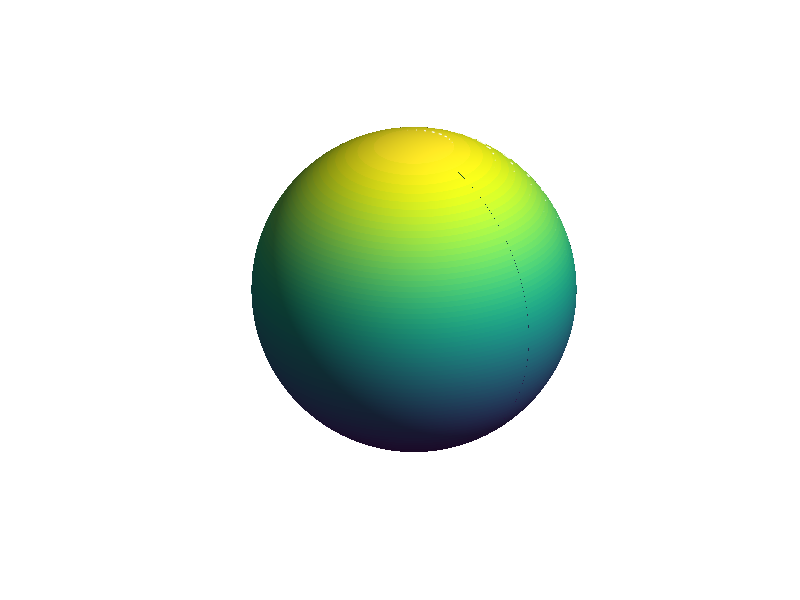

Write MATLAB code to recreate this figure. (Note: this script raises an error after producing the figure.)
function shallow_water_cyclone_demo_with_diagnostics()
    % SHALLOW_WATER_CYCLONE_DEMO_WITH_DIAGNOSTICS
    %
    % This code solves a shallow-water "cyclone" system on a sphere, with
    % the option to turn OFF non-conservative forcing/damping for validation
    % of approximate conservation of mass, energy, enstrophy, and angular momentum.
    %
    % To VALIDATE (and check conservation):
    %  - Set validation_mode = true, which zeroes out friction, forcing, etc.
    %  - Then the shallow-water equations are almost ideal/inviscid.
    %  - Check mass, energy, enstrophy, momentum plots after the run.

    clc; clear;

    %% USER OPTION: Toggle validation mode
    validation_mode = false;
    % - If true, the code turns OFF friction, solar heating Q, and height relaxation
    %   so that mass, energy, etc. are closer to being conserved.
    % - If false, runs the full code with friction, forcing, etc.

    %% === 1) Load Earth Globe (for display) ===
    [globe, lat_rad, lon_rad, x, y, z] = interactive_globe();

    %% === 2) Basic Parameters ===
    R        = 1.0;         % nondimensional Earth radius
    g        = 9.81;        % gravitational acceleration (m/s^2)
    Omega    = 7.2921e-5;   % Earth's rotation rate (s^-1)
    lat_res  = 2;           % grid resolution (degrees)
    lon_res  = 2;           % grid resolution (degrees)
    dLat     = deg2rad(lat_res);
    dLon     = deg2rad(lon_res);

    % Time parameters
    dt       = 0.000001;       % time step (nondimensional)
    nSteps   = 1000;       % number of simulation steps (make smaller for quick tests)
    skipFrame = 10;         % update display every few steps

    % Define the simulation grid
    latVec = deg2rad(-90 : lat_res : 90);
    lonVec = deg2rad(0   : lon_res : 360 - lon_res);
    [LAM, PHI] = meshgrid(lonVec, latVec);

    nLat = size(PHI,1);
    nLon = size(PHI,2);

    % Precompute trigonometric factors
    cosPHI = cos(PHI);
    sinPHI = sin(PHI);
    tanPHI = tan(PHI);

    %% === 3) Topography (Gaussian "mountain") ===
    lat0 = deg2rad(30);
    lon0 = deg2rad(90);
    b = 0.1 * exp(-((PHI - lat0).^2 + (LAM - lon0).^2) / 0.1);

    %% === 4) Balanced Cyclone Initial Conditions ===
    h0      = 1;              % background fluid depth
    delta_h = 0.05;           % maximum depression at cyclone center
    sigma   = 0.3;            % radial scale of the depression
    lat_c   = deg2rad(35);    % cyclone center latitude
    lon_c   = deg2rad(100);   % cyclone center longitude

    [u, v, h] = balanced_cyclone_initial_condition(PHI, LAM, h0, delta_h, sigma, lat_c, lon_c, Omega, g);

    %% === 5) Coriolis Parameter ===
    % Amplify slightly for visualization
    f = 2 * Omega * sinPHI * 3;

    %% === 6) Derivative Operators ===
    d_dlambda = @(A) (circshift(A, [0, -1]) - circshift(A, [0, 1])) ./ (2 * dLon);
    d_dphi    = @(A) (circshift(A, [-1, 0]) - circshift(A, [1, 0])) ./ (2 * dLat);

    %% === 7) Quiver3 Setup for Display ===
    [coarseLon, coarseLat] = meshgrid(lonVec, latVec);
    x_coarse = R * cos(coarseLat) .* cos(coarseLon);
    y_coarse = R * cos(coarseLat) .* sin(coarseLon);
    z_coarse = R * sin(coarseLat);

    figure(gcf);
    hold on;

    step_equator = 3;
    step_midlat  = 4;
    step_poles   = 8;

    eq_indices = find(abs(PHI(:,1)) < deg2rad(20));
    midlat_indices = find(abs(PHI(:,1)) >= deg2rad(20) & abs(PHI(:,1)) < deg2rad(60));
    pole_indices   = find(abs(PHI(:,1)) >= deg2rad(60));

    r_indices = sort([eq_indices(1:step_equator:end); 
                     midlat_indices(1:step_midlat:end);
                     pole_indices(1:step_poles:end)]);
    c_indices = 1:6:nLon;

    px = x_coarse(r_indices, c_indices);
    py = y_coarse(r_indices, c_indices);
    pz = z_coarse(r_indices, c_indices);

    px_orig = px;
    py_orig = py;
    pz_orig = pz;

    [wx, wy, wz] = velocity_sphere_to_cart(u, v, PHI, LAM);
    uq = wx(r_indices, c_indices);
    vq = wy(r_indices, c_indices);
    wq = wz(r_indices, c_indices);

    h_arrows = quiver3(px, py, pz, uq, vq, wq, 0.7, 'w', 'LineWidth', 0.8);

    %% === 8) Model Constants ===
    % Original code used friction, height relaxation, heating
    gamma       = 0.008;   % friction
    relax_rate  = 0.005;   % height relaxation
    sigma_lat   = deg2rad(15);
    sigma_lon   = deg2rad(15);

    if validation_mode
        % Turn off friction & forcing for approximate conservation checks
        gamma      = 0;    % no friction
        relax_rate = 0;    % no relaxation
        % We'll still define Q, but set it to zero each step below
    end

    % For arrow smoothing
    prev_uq = uq; 
    prev_vq = vq; 
    prev_wq = wq;
    smooth_factor = 0.85;

    %% === Storage for Diagnostics ===
    % We'll store total mass, total energy, enstrophy, momentum each step
    diag_mass      = zeros(nSteps, 1);
    diag_energy    = zeros(nSteps, 1);
    diag_enstrophy = zeros(nSteps, 1);
    diag_momentum  = zeros(nSteps, 1);

    % Start timer
    tStart = tic;

    %% === 9) Main Simulation Loop ===
    for it = 1:nSteps
        % Geopotential
        Phi_field = g * (h + b);

        % Momentum eq terms
        gradPhi_lambda = d_dlambda(Phi_field);
        gradPhi_phi    = d_dphi(Phi_field);

        damp_factor = 0.8;
        gradPhi_lambda = damp_factor * gradPhi_lambda;
        gradPhi_phi    = damp_factor * gradPhi_phi;

        adv_u = u .* d_dlambda(u) ./ (R * cosPHI) + v .* d_dphi(u) ./ R;
        adv_v = u .* d_dlambda(v) ./ (R * cosPHI) + v .* d_dphi(v) ./ R;

        geo_u =  u .* v .* tanPHI ./ R;
        geo_v = -u.^2 .* tanPHI ./ R;

        dudt = -adv_u - (1./(R*cosPHI)) .* gradPhi_lambda + f .* v - geo_u;
        dvdt = -adv_v - (1./R)          .* gradPhi_phi    - f .* u - geo_v;

        % friction
        dudt = dudt - gamma .* u;
        dvdt = dvdt - gamma .* v;

        % forcing
        solar_speed = 2*pi / 5000;
        solar_lon   = mod(solar_speed * it, 2*pi);
        solar_lat   = deg2rad(10) * cos(2*pi*it / 20000);

        Q_forcing = 0.0005 * exp(-(((PHI - solar_lat).^2)/sigma_lat^2 + ...
                                   ((LAM - solar_lon).^2)/sigma_lon^2));
        if validation_mode
            % Turn off Q in validation mode
            Q_forcing = 0;
        end

        % Symplectic Euler update for momentum
        u_new = u + dt .* dudt;
        v_new = v + dt .* dvdt;

        % velocity clamp
        max_speed = 0.2;
        speed = sqrt(u_new.^2 + v_new.^2);
        too_fast = speed > max_speed;
        if any(too_fast(:))
            scale_factor = max_speed ./ speed;
            u_new(too_fast) = u_new(too_fast) .* scale_factor(too_fast);
            v_new(too_fast) = v_new(too_fast) .* scale_factor(too_fast);
        end

        % Continuity (height)
        flux_lambda_new = h .* u_new .* cosPHI;
        flux_phi_new    = h .* v_new;
        dhdt_new = -(1./(R*cosPHI)) .* d_dlambda(flux_lambda_new) ...
                   - (1./R)         .* d_dphi(flux_phi_new);
        dhdt_new = dhdt_new + Q_forcing - relax_rate .* (h - h0);
        h_new = h + dt .* dhdt_new;

        % Minimal filtering
        polar_filter = abs(PHI) > deg2rad(60);
        if any(polar_filter(:))
            h_smooth = smoothdata(h_new, 'gaussian', 5);
            u_smooth = smoothdata(u_new, 'gaussian', 5);
            v_smooth = smoothdata(v_new, 'gaussian', 5);
            h_new(polar_filter) = h_smooth(polar_filter);
            u_new(polar_filter) = u_smooth(polar_filter);
            v_new(polar_filter) = v_smooth(polar_filter);
        end

        midlat_filter = abs(PHI) > deg2rad(30) & abs(PHI) <= deg2rad(60);
        if any(midlat_filter(:))
            h_smooth = smoothdata(h_new, 'gaussian', 3);
            u_smooth = smoothdata(u_new, 'gaussian', 3);
            v_smooth = smoothdata(v_new, 'gaussian', 3);
            blend = 0.2;
            h_new(midlat_filter) = blend*h_smooth(midlat_filter) + ...
                                   (1-blend)*h_new(midlat_filter);
            u_new(midlat_filter) = blend*u_smooth(midlat_filter) + ...
                                   (1-blend)*u_new(midlat_filter);
            v_new(midlat_filter) = blend*v_smooth(midlat_filter) + ...
                                   (1-blend)*v_new(midlat_filter);
        end

        % Update fields
        h = h_new;
        u = u_new;
        v = v_new;

        %% === DIAGNOSTICS: Mass, Energy, Enstrophy, Momentum ===
        diag_mass(it)      = compute_total_mass(h, PHI, dLat, dLon);
        diag_energy(it)    = compute_total_energy(h, u, v, g, PHI, dLat, dLon, b);
        diag_enstrophy(it) = compute_potential_enstrophy(h, u, v, f, PHI, dLat, dLon);
        diag_momentum(it)  = compute_angular_momentum(h, u, v, PHI, LAM, dLat, dLon);

        %% === Update Quiver Arrows ===
        [wx, wy, wz] = velocity_sphere_to_cart(u, v, PHI, LAM);
        uq = wx(r_indices, c_indices);
        vq = wy(r_indices, c_indices);
        wq = wz(r_indices, c_indices);

        % Smooth arrow velocities for display
        smooth_uq = smooth_factor * prev_uq + (1 - smooth_factor)*uq;
        smooth_vq = smooth_factor * prev_vq + (1 - smooth_factor)*vq;
        smooth_wq = smooth_factor * prev_wq + (1 - smooth_factor)*wq;
        prev_uq = smooth_uq;
        prev_vq = smooth_vq;
        prev_wq = smooth_wq;

        move_factor = 0.0001;
        px = px + move_factor * smooth_uq;
        py = py + move_factor * smooth_vq;
        pz = pz + move_factor * smooth_wq;

        % Project back on sphere
        mag = sqrt(px.^2 + py.^2 + pz.^2);
        px = px ./ mag;
        py = py ./ mag;
        pz = pz ./ mag;

        % Reset arrows that wander too far
        reset_dist = 0.4;
        for idx = 1:numel(px)
            dist_arrow = sqrt((px(idx) - px_orig(idx))^2 + ...
                              (py(idx) - py_orig(idx))^2 + ...
                              (pz(idx) - pz_orig(idx))^2);
            if dist_arrow > reset_dist
                px(idx) = px_orig(idx);
                py(idx) = py_orig(idx);
                pz(idx) = pz_orig(idx);
            end
        end

        % Periodic partial reset
        if mod(it, 200) == 0
            reset_percent = 0.03;
            num_to_reset = ceil(numel(px) * reset_percent);
            reset_indices = randperm(numel(px), num_to_reset);
            for idx = reset_indices
                px(idx) = px_orig(idx);
                py(idx) = py_orig(idx);
                pz(idx) = pz_orig(idx);
            end
        end

        if mod(it, skipFrame) == 0
            scale = 0.7;
            set(h_arrows, 'XData', px, 'YData', py, 'ZData', pz, ...
                'UData', scale*smooth_uq, 'VData', scale*smooth_vq, 'WData', scale*smooth_wq);

            sim_time = it * dt * 3600;
            real_time = toc(tStart);
            hrs_per_sec = sim_time / real_time;
            title(sprintf('Shallow-Water Cyclone Demo — t = %.1f hrs (%.1f sim hrs/sec)', ...
                          sim_time, hrs_per_sec), 'Color', 'w', 'FontSize', 14);
            drawnow limitrate;
        end
    end

    %% === AFTER SIM: Plot Diagnostics ===
    figure('Color','w');
    times = (1:nSteps)*dt;  % "model time" in nondim (could multiply by real scale for hours, etc.)

    % 1) Mass
    subplot(2,2,1);
    plot(times, diag_mass, 'LineWidth',1.5);
    xlabel('Time (nondim)'); ylabel('Total Mass');
    title('Total Mass vs. Time');
    grid on;

    % 2) Energy
    subplot(2,2,2);
    plot(times, diag_energy, 'LineWidth',1.5);
    xlabel('Time (nondim)'); ylabel('Total Energy');
    title('Total Energy vs. Time');
    grid on;

    % 3) Potential Enstrophy
    subplot(2,2,3);
    plot(times, diag_enstrophy, 'LineWidth',1.5);
    xlabel('Time (nondim)'); ylabel('Potential Enstrophy');
    title('Potential Enstrophy vs. Time');
    grid on;

    % 4) Angular Momentum
    subplot(2,2,4);
    plot(times, diag_momentum, 'LineWidth',1.5);
    xlabel('Time (nondim)'); ylabel('Angular Momentum (approx)');
    title('Angular Momentum vs. Time');
    grid on;

    sgtitle('Diagnostics: Mass, Energy, Enstrophy, Momentum','FontSize',14);

    % If friction or forcing is on, expect non-conservation in these plots.
    % If validation_mode = true, friction & forcing are off, so these should
    % be more conserved (though still not perfect due to numeric discretization).
end

%% --------------------------------------------------------------------- %%
function M = compute_total_mass(h, PHI, dLat, dLon)
    % Integrate h over the sphere with lat-lon weighting:
    % M = \int h * dA, with dA ~ cos(phi) dphi dlon.
    % Summation method: sum( h(i,j) * cosPHI(i,j) ) * dLat * dLon
    cosPHI = cos(PHI);
    area_elem = dLat * dLon; 
    M = sum(sum(h .* cosPHI)) * area_elem;
end

function E = compute_total_energy(h, u, v, g, PHI, dLat, dLon, b)
    % Kinetic + potential energy. In shallow-water:
    % E = ∫ [1/2 * h * (u^2+v^2) + g * h * (h/2 + b) ] dA
    % Some references do potential as 1/2*g*h^2 + g*h*b, etc. We’ll do:
    %   KE = 1/2 * h(u^2+v^2)
    %   PE = g * h(b + 1/2*h)
    % and integrate over sphere.
    cosPHI = cos(PHI);
    area_elem = dLat * dLon;

    KE = 0.5 * h .* (u.^2 + v.^2);
    PE = g * h .* (b + 0.5*h);

    density = KE + PE;
    E = sum(sum(density .* cosPHI)) * area_elem;
end

function Z = compute_potential_enstrophy(h, u, v, f, PHI, dLat, dLon)
    % A rough measure of potential enstrophy = ∫ (ζ + f)^2 / (2*h0) * h ...
    % or a simpler version: ∫ (ζ+f)^2 / (2*h) maybe. There's some variation
    % in definitions. We do a basic approach:
    %
    %   ζ = relative vorticity (on sphere approx).
    %   q = (ζ + f) / h => potential vorticity.
    %   "potential enstrophy" ~ ∫ q^2 * h dA
    %
    % We'll do a naive finite-diff for ζ. Real codes use more elaborate methods.
    %
    % Note: If friction, forcing, or smoothing is on, enstrophy won't be conserved.

    % Finite diff for vorticity in spherical coords (rough):
    %   ζ ~ (1/(R cosφ)) (∂v/∂λ) - (1/R) (∂(u cosφ)/∂φ) / cosφ
    % We skip some constants, or set R=1 for dimensionless. 
    % Let’s do a simpler approach:
    R = 1;  % from code
    dv_dlambda = (circshift(v, [0 -1]) - circshift(v, [0 1])) ./ (2 * dLon);
    % for the other part: we want ∂(u cosφ)/∂φ
    ucos = u .* cos(PHI);
    ducos_dphi = (circshift(ucos, [-1 0]) - circshift(ucos, [1 0])) ./ (2 * dLat);

    zeta = (1./(R.*cos(PHI))) .* dv_dlambda - (1./(R*cos(PHI))) .* (ducos_dphi);

    % Potential vorticity q = (ζ + f) / h
    q = (zeta + f) ./ h;
    % Potential enstrophy ~ ∫ q^2 * h dA
    ps_density = q.^2 .* h;

    cosPHI_ = cos(PHI);
    area_elem = dLat * dLon;
    Z = sum(sum(ps_density .* cosPHI_)) * area_elem;
end

function L = compute_angular_momentum(h, u, v, PHI, LAM, dLat, dLon)
    % Approximate global angular momentum
    %   \mathbf{L} = ∫ ρ h (r x u) dA
    % We'll just compute the magnitude in a rough way. Or do an "equatorial" approach.
    % A simpler approach: L_z ~ ∫ ρ h * (x u_y - y u_x) dA, etc.
    %
    % Here we do a direct "z-component" approximation: 
    %   Lz ~ ∫ (X * momentum in east-west direction, etc.)
    %
    % Because we have a 1-layer fluid, we do a naive version:
    %   Lz ~ ∫ h(φ,λ) * ( x * v - y * u ) dA
    % (This is reminiscent of ∫ (r × ρ v).z ) for R=1 sphere. 
    %
    % Real codes might do a 3D cross product, but let's keep it simple.

    x = cos(PHI).*cos(LAM);
    y = cos(PHI).*sin(LAM);

    % Momentum in the "z sense": x*v - y*u
    momZ = x .* v - y .* u;
    integrand = h .* momZ;

    cosPHI_ = cos(PHI);
    area_elem = dLat * dLon;
    L = sum(sum(integrand .* cosPHI_)) * area_elem;
end

%% ===================================================================== %%
function [u, v, h] = balanced_cyclone_initial_condition(PHI, LAM, h0, delta_h, sigma, lat_c, lon_c, Omega, g)
    f_c = 2 * Omega * sin(lat_c);  
    [nLat, nLon] = size(PHI);

    u = zeros(nLat, nLon);
    v = zeros(nLat, nLon);
    h = zeros(nLat, nLon);

    for i = 1:nLat
        for j = 1:nLon
            dlat = PHI(i,j) - lat_c;
            dlon = LAM(i,j) - lon_c;
            dlon = mod(dlon + pi, 2*pi) - pi;
            r = sqrt(dlat^2 + dlon^2);

            h(i,j) = h0 - delta_h * exp(-(r/sigma)^2);

            if r < 1e-6
                u(i,j) = 0; 
                v(i,j) = 0;
            else
                dhdr = (2 * delta_h / sigma^2) * r * exp(-(r/sigma)^2);
                % Gradient wind balance
                V = (-f_c * r + sqrt((f_c*r)^2 + 4*g*r*dhdr)) / 2;
                % Tangential direction in lat-lon coords
                u(i,j) = -V * (dlat / r);
                v(i,j) =  V * (dlon / r);
            end
        end
    end
end

%% ===================================================================== %%
function [globe, lat_rad, lon_rad, x, y, z] = interactive_globe(texture_path)
    lat_res = 0.1;
    lon_res = 0.1;
    lat = -90:lat_res:90;
    lon = 0:lon_res:360 - lon_res;
    [lon_rad, lat_rad] = meshgrid(deg2rad(lon), deg2rad(lat));

    R = 1;
    x = R * cos(lat_rad) .* cos(lon_rad);
    y = R * cos(lat_rad) .* sin(lon_rad);
    z = R * sin(lat_rad);

    if nargin < 1 || isempty(texture_path)
        texture_path = 'C:\\Users\\nisha\\OneDrive\\Desktop\\matlab\\intro_to_comp_sim\\Simulating Mid-Latitude Cyclones with the Shallow Water Model\\textures\\earth_reg_10k.jpg';
    end

    try
        earth_img = imread(texture_path);
        if size(earth_img, 3) == 1
            earth_img = repmat(earth_img, 1, 1, 3);
        end
        earth_img = imresize(earth_img, [length(lat), length(lon)]);

        figure('Color', 'k');
        globe = surf(x, y, z, flipud(earth_img), ...
                     'EdgeColor', 'none', ...
                     'FaceColor', 'texturemap');
    catch
        figure('Color', 'k');
        globe = surf(x, y, z, ...
                     'EdgeColor', 'none', ...
                     'FaceColor', [0.3, 0.5, 0.9]);
    end

    shading interp;
    axis equal off;
    light('Position', [1 0 1], 'Style', 'infinite');
    lighting gouraud;
    material dull;
    view(45, 25);
    rotate3d on;
    title('Interactive Earth Globe', 'Color', 'w', 'FontSize', 14);
end

%% ===================================================================== %%
function [vx, vy, vz] = velocity_sphere_to_cart(u, v, lat, lon)
    sinLat = sin(lat);
    cosLat = cos(lat);
    sinLon = sin(lon);
    cosLon = cos(lon);

    % Eastward unit vector
    ex = -sinLon;
    ey =  cosLon;
    ez =  0 * lat;

    % Northward unit vector
    nx = -cosLon .* sinLat;
    ny = -sinLon .* sinLat;
    nz =  cosLat;

    vx = u .* ex + v .* nx;
    vy = u .* ey + v .* ny;
    vz = u .* ez + v .* nz;
end
